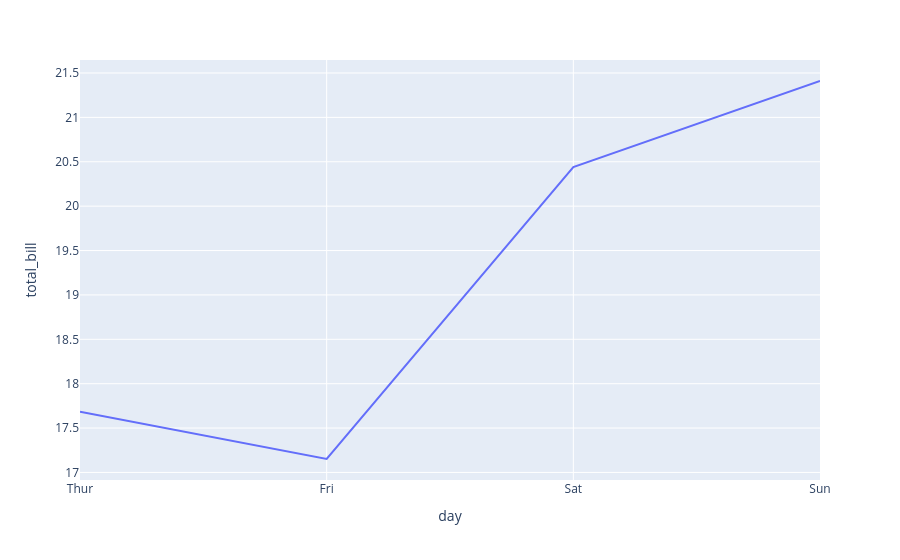

Write notebook code for a chart like this one.
### Code cell
avg_bill = df.groupby('day')["total_bill"].mean().reset_index()
fig = px.line(avg_bill, x ="day",y="total_bill")
fig.show()

### Figure 1 — Plotly figure (JSON) as saved in the notebook; plotly's stock layout.template omitted (floating-point values rounded to 4 significant figures)
{"data": [{"hovertemplate": "day=%{x}<br>total_bill=%{y}<extra></extra>", "legendgroup": "", "line": {"color": "#636efa", "dash": "solid"}, "marker": {"symbol": "circle"}, "mode": "lines", "name": "", "orientation": "v", "showlegend": false, "type": "scatter", "x": ["Thur", "Fri", "Sat", "Sun"], "xaxis": "x", "y": [17.68, 17.15, 20.44, 21.41], "yaxis": "y"}], "layout": {"legend": {"tracegroupgap": 0}, "margin": {"t": 60}, "xaxis": {"anchor": "y", "domain": [0, 1], "title": {"text": "day"}}, "yaxis": {"anchor": "x", "domain": [0, 1], "title": {"text": "total_bill"}}}}
